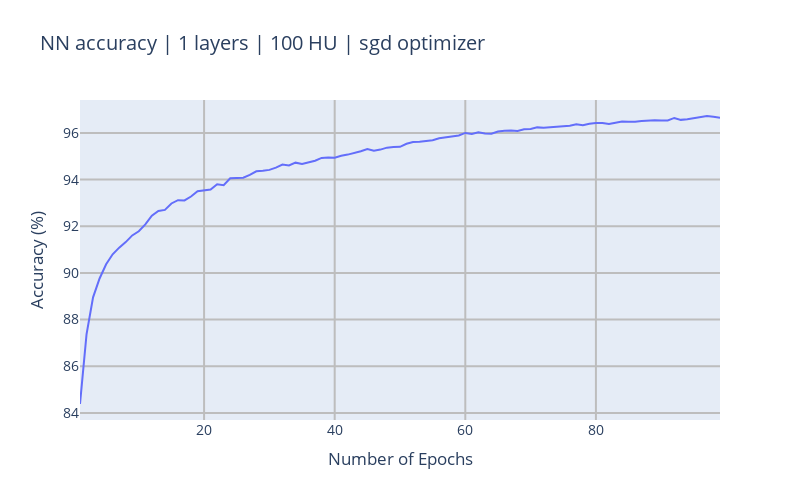
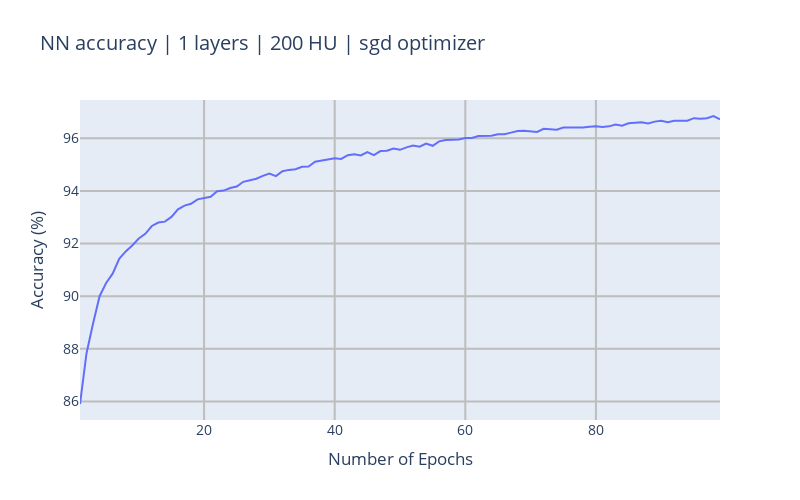
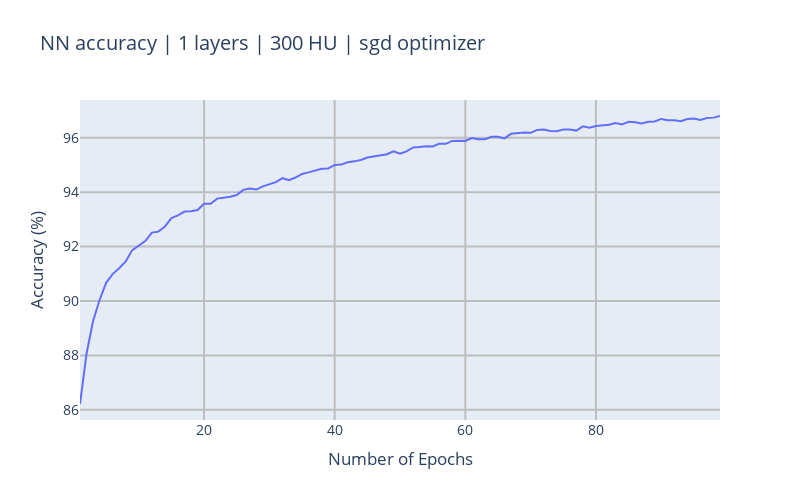
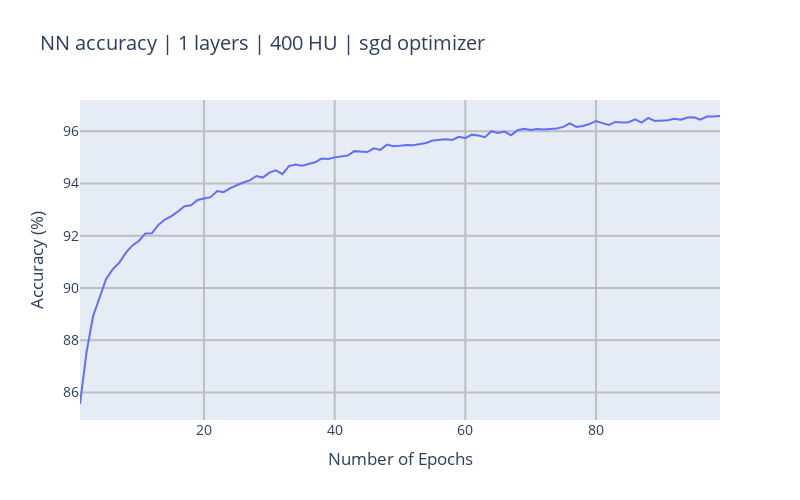

Notebook code for these charts, in order:
### Markdown cell above
## Test 4 | NN accuracy test
A simple neural net is trained a couple of times 
using a different amount of layers, hidden units and a different optimizer to compare the results.

### Code cell
import test
test.test_nn(layers_min=1,
                   layers_max=3,
                   layers_interval=1,
                   hu_min=100,
                   hu_max=500,
                   hu_interval=100,
                   optimizer='sgd',
                   epochs=100,
                   deskewed=False,
                   batch_size=200)

test.test_nn(layers_min=1,
                   layers_max=3,
                   layers_interval=1,
                   hu_min=100,
                   hu_max=500,
                   hu_interval=100,
                   optimizer='sgd',
                   epochs=100,
                   deskewed=True,
                   batch_size=200)

test.test_nn(layers_min=1,
                   layers_max=3,
                   layers_interval=1,
                   hu_min=100,
                   hu_max=500,
                   hu_interval=100,
                   optimizer='adam',
                   epochs=100,
                   deskewed=False,
                   batch_size=200)

test.test_nn(layers_min=1,
                   layers_max=3,
                   layers_interval=1,
                   hu_min=100,
                   hu_max=500,
                   hu_interval=100,
                   optimizer='adam',
                   epochs=100,
                   deskewed=True,
                   batch_size=200)

test.test_nn(layers_min=1,
                   layers_max=3,
                   layers_interval=1,
                   hu_min=100,
                   hu_max=500,
                   hu_interval=100,
                   optimizer='adadelta',
                   epochs=100,
                   deskewed=False,
                   batch_size=200)

test.test_nn(layers_min=1,
                   layers_max=3,
                   layers_interval=1,
                   hu_min=100,
                   hu_max=500,
                   hu_interval=100,
                   optimizer='adadelta',
                   epochs=100,
                   deskewed=True,
                   batch_size=200)

### Figure 1 — Plotly figure (JSON) as saved in the notebook; plotly's stock layout.template omitted (floating-point values rounded to 4 significant figures)
{"data": [{"mode": "lines", "type": "scatter", "x": [1, 2, 3, 4, 5, 6, 7, 8, 9, 10, 11, 12, 13, 14, 15, 16, 17, 18, 19, 20, 21, 22, 23, 24, 25, 26, 27, 28, 29, 30, 31, 32, 33, 34, 35, 36, 37, 38, 39, 40, 41, 42, 43, 44, 45, 46, 47, 48, 49, 50, 51, 52, 53, 54, 55, 56, 57, 58, 59, 60, 61, 62, 63, 64, 65, 66, 67, 68, 69, 70, 71, 72, 73, 74, 75, 76, 77, 78, 79, 80, 81, 82, 83, 84, 85, 86, 87, 88, 89, 90, 91, 92, 93, 94, 95, 96, 97, 98, 99], "y": [84.38, 87.37, 88.95, 89.76, 90.37, 90.8, 91.08, 91.32, 91.61, 91.79, 92.08, 92.45, 92.66, 92.7, 92.98, 93.12, 93.11, 93.27, 93.5, 93.54, 93.57, 93.8, 93.76, 94.06, 94.08, 94.08, 94.2, 94.36, 94.38, 94.42, 94.51, 94.64, 94.61, 94.73, 94.67, 94.74, 94.81, 94.93, 94.95, 94.94, 95.02, 95.07, 95.13, 95.21, 95.31, 95.24, 95.29, 95.37, 95.39, 95.41, 95.54, 95.61, 95.62, 95.64, 95.69, 95.77, 95.81, 95.86, 95.89, 96, 95.95, 96.02, 95.98, 95.96, 96.06, 96.09, 96.11, 96.08, 96.16, 96.17, 96.24, 96.23, 96.25, 96.26, 96.3, 96.31, 96.37, 96.33, 96.39, 96.43, 96.43, 96.38, 96.44, 96.49, 96.48, 96.48, 96.51, 96.54, 96.55, 96.54, 96.54, 96.64, 96.56, 96.58, 96.63, 96.67, 96.73, 96.69, 96.66]}], "layout": {"autosize": false, "font": {"size": 14}, "height": 500, "title": {"text": "NN accuracy | 1 layers | 100 HU | sgd optimizer"}, "width": 800, "xaxis": {"gridcolor": "#bdbdbd", "gridwidth": 2, "title": {"text": "Number of Epochs"}}, "yaxis": {"gridcolor": "#bdbdbd", "gridwidth": 2, "title": {"text": "Accuracy (%)"}}}}

### Figure 2 — Plotly figure (JSON) as saved in the notebook; plotly's stock layout.template omitted (floating-point values rounded to 4 significant figures)
{"data": [{"mode": "lines", "type": "scatter", "x": [1, 2, 3, 4, 5, 6, 7, 8, 9, 10, 11, 12, 13, 14, 15, 16, 17, 18, 19, 20, 21, 22, 23, 24, 25, 26, 27, 28, 29, 30, 31, 32, 33, 34, 35, 36, 37, 38, 39, 40, 41, 42, 43, 44, 45, 46, 47, 48, 49, 50, 51, 52, 53, 54, 55, 56, 57, 58, 59, 60, 61, 62, 63, 64, 65, 66, 67, 68, 69, 70, 71, 72, 73, 74, 75, 76, 77, 78, 79, 80, 81, 82, 83, 84, 85, 86, 87, 88, 89, 90, 91, 92, 93, 94, 95, 96, 97, 98, 99], "y": [85.91, 87.83, 88.96, 90, 90.5, 90.86, 91.42, 91.7, 91.93, 92.19, 92.37, 92.67, 92.8, 92.83, 93.01, 93.3, 93.44, 93.51, 93.68, 93.71, 93.77, 93.99, 94.01, 94.11, 94.17, 94.34, 94.41, 94.46, 94.57, 94.66, 94.56, 94.75, 94.8, 94.82, 94.92, 94.93, 95.11, 95.16, 95.19, 95.24, 95.21, 95.36, 95.39, 95.34, 95.48, 95.36, 95.51, 95.52, 95.61, 95.56, 95.66, 95.73, 95.68, 95.8, 95.71, 95.88, 95.93, 95.93, 95.95, 96.01, 96.01, 96.08, 96.09, 96.09, 96.16, 96.16, 96.21, 96.27, 96.29, 96.26, 96.24, 96.36, 96.33, 96.32, 96.41, 96.41, 96.39, 96.41, 96.44, 96.45, 96.43, 96.45, 96.52, 96.48, 96.57, 96.59, 96.61, 96.56, 96.63, 96.67, 96.61, 96.67, 96.66, 96.67, 96.76, 96.74, 96.76, 96.84, 96.71]}], "layout": {"autosize": false, "font": {"size": 14}, "height": 500, "title": {"text": "NN accuracy | 1 layers | 200 HU | sgd optimizer"}, "width": 800, "xaxis": {"gridcolor": "#bdbdbd", "gridwidth": 2, "title": {"text": "Number of Epochs"}}, "yaxis": {"gridcolor": "#bdbdbd", "gridwidth": 2, "title": {"text": "Accuracy (%)"}}}}

### Figure 3 — Plotly figure (JSON) as saved in the notebook; plotly's stock layout.template omitted (floating-point values rounded to 4 significant figures)
{"data": [{"mode": "lines", "type": "scatter", "x": [1, 2, 3, 4, 5, 6, 7, 8, 9, 10, 11, 12, 13, 14, 15, 16, 17, 18, 19, 20, 21, 22, 23, 24, 25, 26, 27, 28, 29, 30, 31, 32, 33, 34, 35, 36, 37, 38, 39, 40, 41, 42, 43, 44, 45, 46, 47, 48, 49, 50, 51, 52, 53, 54, 55, 56, 57, 58, 59, 60, 61, 62, 63, 64, 65, 66, 67, 68, 69, 70, 71, 72, 73, 74, 75, 76, 77, 78, 79, 80, 81, 82, 83, 84, 85, 86, 87, 88, 89, 90, 91, 92, 93, 94, 95, 96, 97, 98, 99], "y": [86.21, 88.06, 89.26, 90.04, 90.67, 90.99, 91.2, 91.45, 91.87, 92.02, 92.2, 92.51, 92.55, 92.74, 93.05, 93.14, 93.29, 93.3, 93.34, 93.57, 93.57, 93.76, 93.79, 93.83, 93.89, 94.08, 94.13, 94.09, 94.21, 94.29, 94.37, 94.51, 94.44, 94.54, 94.67, 94.73, 94.8, 94.86, 94.87, 95, 95.01, 95.09, 95.13, 95.18, 95.27, 95.32, 95.37, 95.39, 95.5, 95.42, 95.5, 95.64, 95.66, 95.69, 95.68, 95.77, 95.77, 95.88, 95.89, 95.88, 95.99, 95.94, 95.94, 96.04, 96.04, 95.98, 96.14, 96.17, 96.19, 96.18, 96.29, 96.3, 96.25, 96.24, 96.3, 96.3, 96.26, 96.42, 96.37, 96.43, 96.45, 96.48, 96.54, 96.49, 96.58, 96.57, 96.52, 96.58, 96.59, 96.69, 96.64, 96.64, 96.61, 96.69, 96.7, 96.66, 96.73, 96.74, 96.8]}], "layout": {"autosize": false, "font": {"size": 14}, "height": 500, "title": {"text": "NN accuracy | 1 layers | 300 HU | sgd optimizer"}, "width": 800, "xaxis": {"gridcolor": "#bdbdbd", "gridwidth": 2, "title": {"text": "Number of Epochs"}}, "yaxis": {"gridcolor": "#bdbdbd", "gridwidth": 2, "title": {"text": "Accuracy (%)"}}}}

### Figure 4 — Plotly figure (JSON) as saved in the notebook; plotly's stock layout.template omitted (floating-point values rounded to 4 significant figures)
{"data": [{"mode": "lines", "type": "scatter", "x": [1, 2, 3, 4, 5, 6, 7, 8, 9, 10, 11, 12, 13, 14, 15, 16, 17, 18, 19, 20, 21, 22, 23, 24, 25, 26, 27, 28, 29, 30, 31, 32, 33, 34, 35, 36, 37, 38, 39, 40, 41, 42, 43, 44, 45, 46, 47, 48, 49, 50, 51, 52, 53, 54, 55, 56, 57, 58, 59, 60, 61, 62, 63, 64, 65, 66, 67, 68, 69, 70, 71, 72, 73, 74, 75, 76, 77, 78, 79, 80, 81, 82, 83, 84, 85, 86, 87, 88, 89, 90, 91, 92, 93, 94, 95, 96, 97, 98, 99], "y": [85.56, 87.55, 88.92, 89.64, 90.34, 90.71, 90.96, 91.34, 91.62, 91.8, 92.08, 92.09, 92.42, 92.62, 92.75, 92.93, 93.13, 93.17, 93.37, 93.43, 93.48, 93.71, 93.67, 93.82, 93.94, 94.04, 94.12, 94.29, 94.23, 94.42, 94.5, 94.36, 94.67, 94.73, 94.68, 94.74, 94.81, 94.95, 94.94, 95, 95.05, 95.07, 95.24, 95.23, 95.2, 95.34, 95.29, 95.49, 95.43, 95.44, 95.48, 95.46, 95.5, 95.55, 95.64, 95.67, 95.69, 95.67, 95.79, 95.74, 95.87, 95.83, 95.77, 96, 95.93, 95.99, 95.84, 96.04, 96.09, 96.05, 96.08, 96.07, 96.09, 96.11, 96.17, 96.3, 96.17, 96.2, 96.27, 96.39, 96.31, 96.24, 96.36, 96.33, 96.34, 96.45, 96.33, 96.51, 96.39, 96.39, 96.42, 96.48, 96.44, 96.52, 96.54, 96.44, 96.56, 96.56, 96.58]}], "layout": {"autosize": false, "font": {"size": 14}, "height": 500, "title": {"text": "NN accuracy | 1 layers | 400 HU | sgd optimizer"}, "width": 800, "xaxis": {"gridcolor": "#bdbdbd", "gridwidth": 2, "title": {"text": "Number of Epochs"}}, "yaxis": {"gridcolor": "#bdbdbd", "gridwidth": 2, "title": {"text": "Accuracy (%)"}}}}
